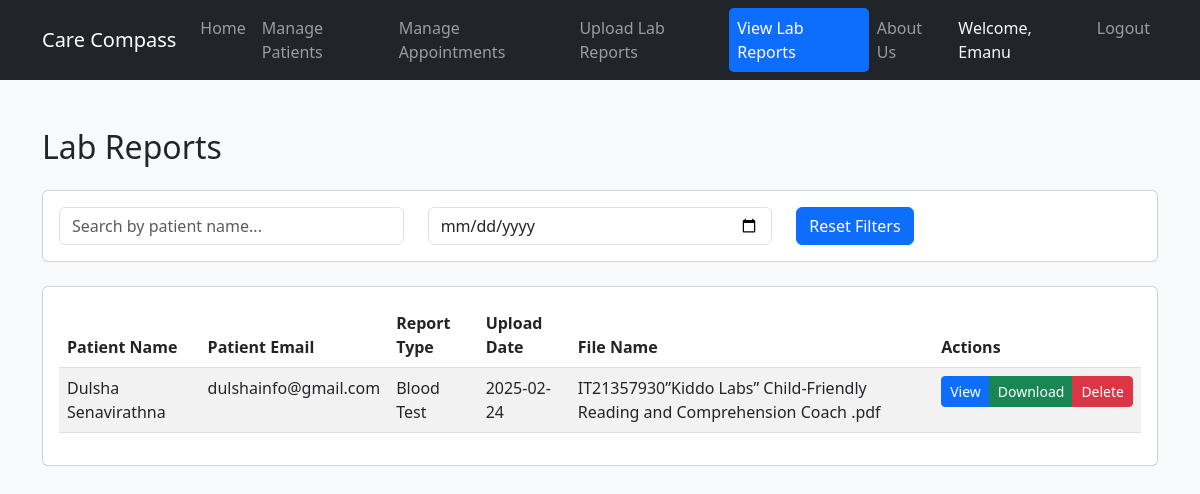
/view_reports.php (signed in), run on the app's committed database.
### tables this page shows
CREATE TABLE `lab_reports` (
  `id` int(11) NOT NULL,
  `patient_id` int(11) NOT NULL,
  `file_name` varchar(255) NOT NULL,
  `uploaded_at` timestamp NOT NULL DEFAULT current_timestamp(),
  `report_file` varchar(255) NOT NULL,
  `uploaded_by` int(11) NOT NULL,
  `report_type` varchar(50) NOT NULL,
  `upload_date` timestamp NOT NULL DEFAULT current_timestamp(),
  `report_date` date NOT NULL
);

CREATE TABLE `users` (
  `id` int(11) NOT NULL,
  `name` varchar(255) NOT NULL,
  `email` varchar(255) NOT NULL,
  `password` varchar(255) NOT NULL,
  `role` enum('patient','staff','admin') NOT NULL,
  `address` varchar(255) NOT NULL,
  `phone_number` varchar(20) NOT NULL,
  `date_of_birth` date DEFAULT NULL,
  `profile_picture` varchar(255) DEFAULT NULL
);

### view_reports.php (the view, shortened to what this page needs)
<?php
include 'db/config.php';
$staff_name = $_SESSION['staff_name'];
$reports_sql = "SELECT lr.*, u.name AS patient_name, u.email AS patient_email
                FROM lab_reports lr
                JOIN users u ON lr.patient_id = u.id
                ORDER BY lr.upload_date DESC";
$reports_result = $conn->query($reports_sql);
?>
<!DOCTYPE html>
<html lang="en">
<head>
    <link href="https://cdn.jsdelivr.net/npm/bootstrap@5.3.0/dist/css/bootstrap.min.css" rel="stylesheet">
    <link href="https://cdn.jsdelivr.net/npm/datatables@1.10.18/media/css/jquery.dataTables.min.css" rel="stylesheet">
</head>
<body class="bg-light">
    <nav class="navbar navbar-expand-lg navbar-dark bg-dark">
        <div class="container">
            <a class="navbar-brand" href="staff_dashboard.php">Care Compass</a>
            <div class="collapse navbar-collapse" id="navbarNav">
                <ul class="navbar-nav me-auto">
                    <li class="nav-item">
                        <a class="nav-link" href="staff_dashboard.php">Home</a>
                    </li>
                    <li class="nav-item">
                        <a class="nav-link" href="manage_patients.php">Manage Patients</a>
                    </li>
                    <li class="nav-item">
                        <a class="nav-link" href="manage_appointments.php">Manage Appointments</a>
                    </li>
                    <li class="nav-item">
                        <a class="nav-link" href="upload_reports.php">Upload Lab Reports</a>
                    </li>
                    <li class="nav-item">
                        <a class="nav-link" href="view_reports.php">View Lab Reports</a>
                    </li>
                    <li class="nav-item">
                        <a class="nav-link" href="about_us.php">About Us</a>
                    </li>
                </ul>
                <div class="navbar-nav">
                    <span class="nav-item">
                        <span class="nav-link text-light">Welcome, <?php echo htmlspecialchars($staff_name); ?></span>
                    </span>
                    <li class="nav-item">
                        <a class="nav-link" href="staff_logout.php">Logout</a>
                    </li>
                </div>
            </div>
        </div>
    </nav>
    <div class="container mt-5">
        <h2 class="mb-4">Lab Reports</h2>
        <div class="card mb-4">
            <div class="card-body">
                <div class="row">
                    <div class="col-md-4">
                        <input type="text" id="patientSearch" class="form-control" placeholder="Search by patient name...">
                    </div>
                    <div class="col-md-4">
                        <input type="date" id="dateFilter" class="form-control">
                    </div>
                    <div class="col-md-4">
                        <button class="btn btn-primary" onclick="resetFilters()">Reset Filters</button>
                    </div>
                </div>
            </div>
        </div>
        <div class="card">
            <div class="card-body">
                <div class="table-responsive">
                    <table id="reportsTable" class="table table-striped">
                        <thead>
                            <tr>
                                <th>Patient Name</th>
                                <th>Patient Email</th>
                                <th>Report Type</th>
                                <th>Upload Date</th>
                                <th>File Name</th>
                                <th>Actions</th>
                            </tr>
                        </thead>
                        <tbody>
                            <?php while ($report = $reports_result->fetch_assoc()) { ?>
                            <tr>
                                <td><?php echo htmlspecialchars($report['patient_name']); ?></td>
                                <td><?php echo htmlspecialchars($report['patient_email']); ?></td>
                                <td><?php echo htmlspecialchars($report['report_type'] ?? 'General'); ?></td>
                                <td><?php echo date('Y-m-d', strtotime($report['upload_date'])); ?></td>
                                <td><?php echo htmlspecialchars($report['file_name']); ?></td>
                                <td>
                                    <div class="btn-group" role="group">
                                        <a href="<?php echo htmlspecialchars($report['report_file']); ?>"
                                           class="btn btn-primary btn-sm" target="_blank">
                                            View
                                        </a>
                                        <a href="download_report.php?id=<?php echo $report['id']; ?>"
                                           class="btn btn-success btn-sm">
                                            Download
                                        </a>
                                        <button type="button"
                                                class="btn btn-danger btn-sm"
                                                onclick="confirmDelete(<?php echo $report['id']; ?>)">
                                            Delete
                                        </button>
                                    </div>
                                </td>
                            </tr>
                            <?php } ?>
                        </tbody>
                    </table>
                </div>
            </div>
        </div>
    </div>
</body>
</html>

### view_reports.php (style rules this page uses)
.nav-link.active { background-color: #0d6efd; color: white !important; border-radius: 5px; }

### data on the page
lab_reports: patient.name "Dulsha Senavirathna", patient.email "dulshainfo@gmail.com", report_type "Blood Test", upload_date "2025-02-24", file_name "IT21357930”Kiddo Labs” Child-Friendly Reading and Comprehension Coach .pdf"

### other printed values
$staff_name "Emanu"
